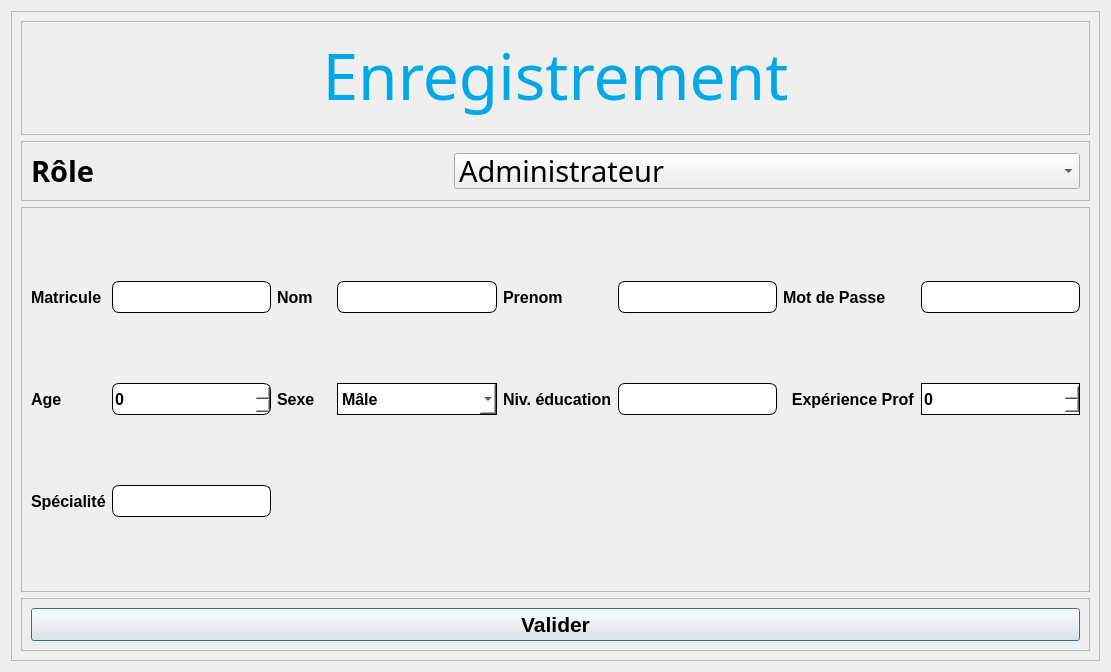
<?xml version="1.0" encoding="UTF-8"?>
<ui version="4.0">
 <class>Dialog</class>
 <widget class="QDialog" name="Dialog">
  <property name="geometry">
   <rect>
    <x>0</x>
    <y>0</y>
    <width>1111</width>
    <height>672</height>
   </rect>
  </property>
  <property name="windowTitle">
   <string>Dialog</string>
  </property>
  <layout class="QVBoxLayout" name="verticalLayout">
   <item>
    <widget class="QFrame" name="frame">
     <property name="frameShape">
      <enum>QFrame::StyledPanel</enum>
     </property>
     <property name="frameShadow">
      <enum>QFrame::Raised</enum>
     </property>
     <layout class="QVBoxLayout" name="verticalLayout_2" stretch="0,0,2,0">
      <item>
       <widget class="QFrame" name="frame_2">
        <property name="frameShape">
         <enum>QFrame::StyledPanel</enum>
        </property>
        <property name="frameShadow">
         <enum>QFrame::Raised</enum>
        </property>
        <layout class="QVBoxLayout" name="verticalLayout_3">
         <item>
          <widget class="QLabel" name="label">
           <property name="font">
            <font>
             <family>Onyx</family>
             <pointsize>48</pointsize>
            </font>
           </property>
           <property name="styleSheet">
            <string notr="true">color :#00A8E8;</string>
           </property>
           <property name="text">
            <string>Enregistrement</string>
           </property>
           <property name="alignment">
            <set>Qt::AlignCenter</set>
           </property>
          </widget>
         </item>
         <item>
          <widget class="QFrame" name="frame_5">
           <property name="frameShape">
            <enum>QFrame::StyledPanel</enum>
           </property>
           <property name="frameShadow">
            <enum>QFrame::Raised</enum>
           </property>
          </widget>
         </item>
        </layout>
       </widget>
      </item>
      <item>
       <widget class="QFrame" name="frame_3">
        <property name="frameShape">
         <enum>QFrame::StyledPanel</enum>
        </property>
        <property name="frameShadow">
         <enum>QFrame::Raised</enum>
        </property>
        <layout class="QHBoxLayout" name="horizontalLayout" stretch="2,3">
         <item>
          <widget class="QLabel" name="label_2">
           <property name="font">
            <font>
             <family>Rockwell</family>
             <pointsize>22</pointsize>
             <weight>75</weight>
             <bold>true</bold>
            </font>
           </property>
           <property name="text">
            <string>Rôle</string>
           </property>
          </widget>
         </item>
         <item>
          <widget class="QComboBox" name="comboBox">
           <property name="font">
            <font>
             <family>Modern No. 20</family>
             <pointsize>22</pointsize>
            </font>
           </property>
           <property name="layoutDirection">
            <enum>Qt::LeftToRight</enum>
           </property>
           <property name="styleSheet">
            <string notr="true">height:30</string>
           </property>
           <item>
            <property name="text">
             <string>Administrateur</string>
            </property>
           </item>
           <item>
            <property name="text">
             <string>Responsable Production</string>
            </property>
           </item>
           <item>
            <property name="text">
             <string>Responsable Chaine Production</string>
            </property>
           </item>
           <item>
            <property name="text">
             <string>Responsable Maintenance</string>
            </property>
           </item>
           <item>
            <property name="text">
             <string>Agent Maintenance</string>
            </property>
           </item>
           <item>
            <property name="text">
             <string>Magasinier</string>
            </property>
           </item>
          </widget>
         </item>
        </layout>
       </widget>
      </item>
      <item>
       <widget class="QFrame" name="frame_4">
        <property name="frameShape">
         <enum>QFrame::StyledPanel</enum>
        </property>
        <property name="frameShadow">
         <enum>QFrame::Raised</enum>
        </property>
        <layout class="QGridLayout" name="gridLayout">
         <item row="1" column="5">
          <widget class="QLineEdit" name="e5">
           <property name="font">
            <font>
             <pointsize>12</pointsize>
             <weight>75</weight>
             <bold>true</bold>
            </font>
           </property>
           <property name="styleSheet">
            <string notr="true">QLineEdit{
border-style: outset;
background-color:white;
border-radius: 7px;
height:30;
border:0.5px solid
}
QLineEdit:focus{
border:1.5px solid
}</string>
           </property>
          </widget>
         </item>
         <item row="1" column="7">
          <widget class="QSpinBox" name="s2">
           <property name="font">
            <font>
             <pointsize>12</pointsize>
             <weight>75</weight>
             <bold>true</bold>
            </font>
           </property>
           <property name="styleSheet">
            <string notr="true">QSpinBox,QComboBox{
border-style: outset;
background-color:white;
height:30;
border:0.5px solid
}
QSpinBox:focus{
border:1.5px solid
}
QComboBox:focus{
border:1.5px solid
}</string>
           </property>
          </widget>
         </item>
         <item row="0" column="3">
          <widget class="QLineEdit" name="e2">
           <property name="font">
            <font>
             <pointsize>12</pointsize>
             <weight>75</weight>
             <bold>true</bold>
            </font>
           </property>
           <property name="styleSheet">
            <string notr="true">QLineEdit{
border-style: outset;
background-color:white;
border-radius: 7px;
height:30;
border:0.5px solid
}
QLineEdit:focus{
border:1.5px solid
}
</string>
           </property>
          </widget>
         </item>
         <item row="2" column="0">
          <widget class="QLabel" name="label_3">
           <property name="font">
            <font>
             <pointsize>12</pointsize>
             <weight>75</weight>
             <bold>true</bold>
            </font>
           </property>
           <property name="text">
            <string>Spécialité</string>
           </property>
          </widget>
         </item>
         <item row="2" column="1">
          <widget class="QLineEdit" name="lineEdit">
           <property name="font">
            <font>
             <pointsize>12</pointsize>
             <weight>75</weight>
             <bold>true</bold>
            </font>
           </property>
           <property name="styleSheet">
            <string notr="true">QLineEdit{
border-style: outset;
background-color:white;
border-radius: 7px;
height:30;
border:0.5px solid
}
QLineEdit:focus{
border:1.5px solid
}
</string>
           </property>
          </widget>
         </item>
         <item row="1" column="6">
          <widget class="QLabel" name="l8">
           <property name="font">
            <font>
             <pointsize>12</pointsize>
             <weight>75</weight>
             <bold>true</bold>
            </font>
           </property>
           <property name="text">
            <string>  Expérience Prof</string>
           </property>
          </widget>
         </item>
         <item row="0" column="0">
          <widget class="QLabel" name="l1">
           <property name="font">
            <font>
             <pointsize>12</pointsize>
             <weight>75</weight>
             <bold>true</bold>
            </font>
           </property>
           <property name="text">
            <string>Matricule</string>
           </property>
          </widget>
         </item>
         <item row="0" column="2">
          <widget class="QLabel" name="l2">
           <property name="font">
            <font>
             <pointsize>12</pointsize>
             <weight>75</weight>
             <bold>true</bold>
            </font>
           </property>
           <property name="text">
            <string>Nom    </string>
           </property>
          </widget>
         </item>
         <item row="0" column="4">
          <widget class="QLabel" name="l3">
           <property name="font">
            <font>
             <pointsize>12</pointsize>
             <weight>75</weight>
             <bold>true</bold>
            </font>
           </property>
           <property name="text">
            <string>Prenom</string>
           </property>
          </widget>
         </item>
         <item row="1" column="0">
          <widget class="QLabel" name="l5">
           <property name="font">
            <font>
             <pointsize>12</pointsize>
             <weight>75</weight>
             <bold>true</bold>
            </font>
           </property>
           <property name="text">
            <string>Age</string>
           </property>
          </widget>
         </item>
         <item row="0" column="5">
          <widget class="QLineEdit" name="e3">
           <property name="font">
            <font>
             <pointsize>12</pointsize>
             <weight>75</weight>
             <bold>true</bold>
            </font>
           </property>
           <property name="styleSheet">
            <string notr="true">QLineEdit{
border-style: outset;
background-color:white;
border-radius: 7px;
height:30;
border:0.5px solid
}
QLineEdit:focus{
border:1.5px solid
}
</string>
           </property>
          </widget>
         </item>
         <item row="1" column="1">
          <widget class="QSpinBox" name="s1">
           <property name="font">
            <font>
             <pointsize>12</pointsize>
             <weight>75</weight>
             <bold>true</bold>
            </font>
           </property>
           <property name="styleSheet">
            <string notr="true">QSpinBox,QComboBox{
border-style: outset;
background-color:white;
border-radius: 7px;
height:30;
border:0.5px solid
}
QSpinBox:focus{
border:1.5px solid
}</string>
           </property>
          </widget>
         </item>
         <item row="0" column="6">
          <widget class="QLabel" name="l4">
           <property name="font">
            <font>
             <pointsize>12</pointsize>
             <weight>75</weight>
             <bold>true</bold>
            </font>
           </property>
           <property name="text">
            <string>Mot de Passe</string>
           </property>
          </widget>
         </item>
         <item row="0" column="1">
          <widget class="QLineEdit" name="e1">
           <property name="font">
            <font>
             <pointsize>12</pointsize>
             <weight>75</weight>
             <bold>true</bold>
            </font>
           </property>
           <property name="styleSheet">
            <string notr="true">QLineEdit{
border-style: outset;
background-color:white;
border-radius: 7px;
height:30;
border:0.5px solid
}
QLineEdit:focus{
border:1.5px solid
}
</string>
           </property>
          </widget>
         </item>
         <item row="0" column="7">
          <widget class="QLineEdit" name="e4">
           <property name="font">
            <font>
             <pointsize>12</pointsize>
             <weight>75</weight>
             <bold>true</bold>
            </font>
           </property>
           <property name="styleSheet">
            <string notr="true">QLineEdit{
border-style: outset;
background-color:white;
border-radius: 7px;
height:30;
border:0.5px solid
}
QLineEdit:focus{
border:1.5px solid
}
</string>
           </property>
          </widget>
         </item>
         <item row="1" column="2">
          <widget class="QLabel" name="l6">
           <property name="font">
            <font>
             <pointsize>12</pointsize>
             <weight>75</weight>
             <bold>true</bold>
            </font>
           </property>
           <property name="text">
            <string>Sexe</string>
           </property>
          </widget>
         </item>
         <item row="1" column="3">
          <widget class="QComboBox" name="c1">
           <property name="font">
            <font>
             <pointsize>12</pointsize>
             <weight>75</weight>
             <bold>true</bold>
            </font>
           </property>
           <property name="styleSheet">
            <string notr="true">QSpinBox,QComboBox{
border-style: outset;
background-color:white;
height:30;
border:0.5px solid
}
QSpinBox:focus{
border:1.5px solid
}
QComboBox:focus{
border:1.5px solid
}</string>
           </property>
           <item>
            <property name="text">
             <string>Mâle</string>
            </property>
           </item>
           <item>
            <property name="text">
             <string>Femelle</string>
            </property>
           </item>
          </widget>
         </item>
         <item row="1" column="4">
          <widget class="QLabel" name="l7">
           <property name="font">
            <font>
             <pointsize>12</pointsize>
             <weight>75</weight>
             <bold>true</bold>
            </font>
           </property>
           <property name="text">
            <string>Niv. éducation</string>
           </property>
          </widget>
         </item>
        </layout>
       </widget>
      </item>
      <item>
       <widget class="QFrame" name="frame_6">
        <property name="frameShape">
         <enum>QFrame::StyledPanel</enum>
        </property>
        <property name="frameShadow">
         <enum>QFrame::Raised</enum>
        </property>
        <layout class="QVBoxLayout" name="verticalLayout_4">
         <item>
          <widget class="QPushButton" name="pushButton">
           <property name="font">
            <font>
             <pointsize>16</pointsize>
             <weight>75</weight>
             <bold>true</bold>
            </font>
           </property>
           <property name="styleSheet">
            <string notr="true">QPushButton{
height : 25px;
background-color :#00A8E8;
}


QPushButton:hover{
	background-color: rgb(0, 92, 157);
};</string>
           </property>
           <property name="text">
            <string>Valider</string>
           </property>
          </widget>
         </item>
        </layout>
       </widget>
      </item>
     </layout>
    </widget>
   </item>
  </layout>
 </widget>
 <resources/>
 <connections/>
</ui>
